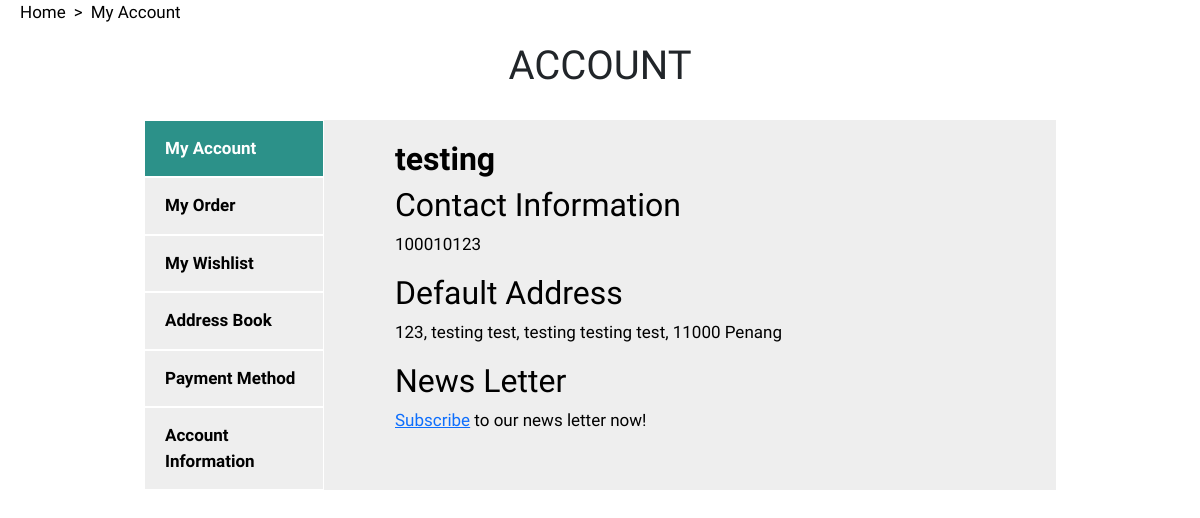
The app's page /superpharm/account.php?uid=1 (signed in) with its own data.
### tables this page shows
CREATE TABLE `user` (
  `user_id` int(3) NOT NULL,
  `username` varchar(20) NOT NULL,
  `password` int(20) NOT NULL,
  `email` varchar(30) NOT NULL,
  `address` varchar(255) DEFAULT NULL,
  `payment_method` varchar(20) DEFAULT NULL,
  `contact` int(11) DEFAULT NULL
);

### superpharm/account.php (the view, shortened to what this page needs)
<!DOCTYPE html>
<?php
require('include/config.php');
include('auth_session.php'); ?>
<html lang="en">
<?php include('head.php'); ?>
<body>
    <ul class="breadcrumb">
        <li><a href="project.php" target="_self">Home</a></li>
        <li><a href="" target="_self">My Account</a></li>
    </ul>
    <?php
    if(!isset($_SESSION['username'])) {?>
        <div class="container">
            <div class="row"><h1 class="center">Login / Sign Up</h1></div>
        </div>
        <div class="container mt-20">
            <figure class="tabBlock">
                <ul class="tabBlock-tabs">
                    <li class="tabBlock-tab">Login</li>
                    <li class="tabBlock-tab is-active">Register</li>
                </ul>
                <div class="tabBlock-content">
                    <div class="tabBlock-pane">
                        <?php
                        if (isset($_POST['username'])) {
                            $username = stripslashes($_REQUEST['username']);
                            $username = mysqli_real_escape_string($sql, $username);
                            $password = stripslashes($_REQUEST['password']);
                            $password = mysqli_real_escape_string($sql, $password);
                            $query    = "SELECT * FROM `user` WHERE username='$username'
                                         AND password='$password'";
                            $result = mysqli_query($sql, $query) or die(mysql_error());
                            $rows = mysqli_num_rows($result);
                            if ($rows == 1) {
                                $_SESSION['username'] = $username;
                                header("Location: project.php");
                            } else {
                                echo '<div class="form">
                                      <h3>Incorrect Username/password.</h3><br/>
                                      <p style="text-align:center">Click here to <a href="account.php">Login</a> again.</p>
                                      </div>';
                            }
                        } else {
                    ?>
                        <div class="contianer">
                            <div class="row">
                                <div class="col-12 col-md-6">
                                    <h1 class="login-title">SIGN IN WITH YOUR USERNAME</h1>
                                    <form class="tab-form" method="post" name="login">
                                        <p>USERNAME</p>
                                        <input type="text" class="login-input" name="username" placeholder="Username" autofocus="true"/>
                                        <p>PASSWORD</p>
                                        <input type="password" class="login-input mb-10" name="password" placeholder="Password" />
                                        <a class="forget" href="">forget password?</a>
                                        <input type="submit" value="Login" name="submit" class="login-button"/>
                                    </form>
                                </div>
                                <div class="col-12 col-md-6">
                                    <h1 class="login-title">SIGN IN WITH SOCIAL MEDIA ACCOUNTS</h1>
                                    <button class="btn"><img src="icon/google.svg" alt="Google Login" class="google" />SIGN IN WITH GOOGLE</a>
                                </div>
                            </div>
                        </div>
                    <?php
                        }
                    ?>
                    </div>
                    <div class="tabBlock-pane">
                        <?php
                        if (isset($_REQUEST['username'])) {
                            $username = stripslashes($_REQUEST['username']);
                            $username = mysqli_real_escape_string($sql, $username);
                            $email    = stripslashes($_REQUEST['email']);
                            $email    = mysqli_real_escape_string($sql, $email);
                            $password = stripslashes($_REQUEST['password']);
                            $password = mysqli_real_escape_string($sql, $password);
                            $query    = "INSERT into `user` (username, password, email)
                                         VALUES ('$username', '$password', '$email')";
                            $result   = mysqli_query($sql, $query);
                            if ($result) {
                                echo '<div class="form">
                                      <h3>You have successfully registered.</h3><br/>
                                      <p class="center">Click here to <a href="project.php" target="_self">login</a></p>
                                      </div>';
                            } else {
                                echo '<div class="form">
                                      <h3>Required fields are missing.</h3><br/>
                                      <p class="center">Click here to <a href="account.php" target="_self">registration</a> again.</p>
                                      </div>';
                            }
                        } else {
                        ?>
                        <div class="contianer">
                            <div class="row">
                                <div class="col-12 col-md-6">
                                    <h1 class="login-title">REGISTER WITH EMAIL</h1>
                                    <form class="tab-form" method="post" action="">
                                        <p>USERNAME</p>
                                        <input type="text" class="login-input" name="username" placeholder="Username" required />
                                        <p>EMAIL ADDRESS</p>
                                        <input type="text" class="login-input" name="email" placeholder="Email Adress">
                                        <p>PASSWORD</p>
                                        <input type="password" class="login-input mb-10" name="password" placeholder="Password">
                                        <a class="forget" href="#" target="_blank">forget password?</a>
                                        <input type="submit" name="submit" value="Register" class="login-button">
                                    </form>
                                </div>
                                <div class="col-12 col-md-6">
                                    <h1 class="login-title">SIGN UP WITH SOCIAL MEDIA ACCOUNTS</h1>
                                    <button class="btn"><img src="icon/google.svg" alt="Google SignUp" class="google" />SIGN UP WITH GOOGLE</a>
                                </div>
                            </div>
                        </div>
                    <?php
                        }
                    ?>
                    </div>
                </div>
            </figure>
        </div>
    <?php
    } else {
        $id = $_GET["uid"];
        $query = mysqli_query($sql, "SELECT * FROM user WHERE user_id = $id");
        while($row = mysqli_fetch_assoc($query)){
            $username = $row['username'];
            $address = $row['address'];
            $contact = $row['contact'];
        }?>
        <div class="account-container">
            <h1 class="center">ACCOUNT</h1>
            <div class="tabordion">
                <section id="section1">
                    <label for="option1">My Account</label>
                    <article>
                        <h2 class="text-bold"><?php echo $username; ?></h2>
                        <h2>Contact Information</h2>
                        <p><?php echo $contact; ?></p>
                        <h2>Default Address</h2>
                        <p><?php echo $address; ?></p>
                        <h2>News Letter</h2>
                        <p><a href="#" target="_self" title="Subscribe Now!">Subscribe</a> to our news letter now!</p>
                    </article>
                </section>
                <section id="section2">
                    <label for="option2">My Order</label>
                </section>
                <section id="section3">
                    <label for="option3">My Wishlist</label>
                </section>
                <section id="section4">
                    <label for="option4">Address Book</label>
                </section>
                <section id="section5">
                    <label for="option5">Payment Method</label>
                </section>
                <section id="section6">
                    <label for="option6">Account Information</label>
                </section>
            </div>
        </div>
    <?php
    }?>
</body>
</html>

### superpharm/style.css (style rules this page uses)
body { font-family: Abel; background-color: #fff; font-size: 17px; }
.center { text-align: center; }
.text-bold { font-weight: bold; }
ul.breadcrumb a { text-decoration: none; color: black; }
ul.breadcrumb li { display: inline; }
ul.breadcrumb li+li:before { padding: 8px; color: black; content: ">"; }
ol, ul { margin-bottom: 1.25rem; margin-top: 0; }
ol, ul { padding: 0; margin-left: 1.25rem; }
.account-container { padding: 0 30px; }
.tabordion { color: #000; display: block; margin: 30px auto; position: relative; z-index: 0; width: 80%; }
.tabordion section { display: block; background: #eee; }
.tabordion section label { background: #eee; border:1px solid #fff; cursor: pointer; display: block; font-weight: bold; padding: 15px 20px; position: relative; width: 180px; z-index:100; }
.tabordion section article { display: none; left: 230px; min-width: 300px; padding: 20px 0 0 21px; position: absolute; top: 0; }
.tabordion section article:after { background-color: #eee; bottom: 0; content: ""; display: block; left:-229px; position: absolute; top: 0; width: 220px; z-index:1; }
.tabordion input[name="sections"]:checked + label { background: #2c9189; color: #fff; }
.tabordion input[name="sections"]:checked ~ article { display: block; }

### records on screen
user: username "testing", contact "100010123", address "123, testing test, testing testing test, 11000 Penang"
